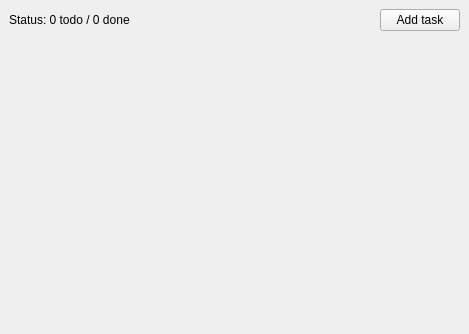
<?xml version="1.0" encoding="UTF-8"?>
<ui version="4.0">
 <class>MainWindow</class>
 <widget class="QMainWindow" name="MainWindow">
  <property name="windowModality">
   <enum>Qt::WindowModality::NonModal</enum>
  </property>
  <property name="geometry">
   <rect>
    <x>0</x>
    <y>0</y>
    <width>469</width>
    <height>334</height>
   </rect>
  </property>
  <property name="sizePolicy">
   <sizepolicy hsizetype="Preferred" vsizetype="Preferred">
    <horstretch>0</horstretch>
    <verstretch>0</verstretch>
   </sizepolicy>
  </property>
  <property name="windowTitle">
   <string>qTodo</string>
  </property>
  <widget class="QWidget" name="centralwidget">
   <layout class="QVBoxLayout" name="verticalLayout">
    <item>
     <layout class="QHBoxLayout" name="toolbarLayout">
      <item>
       <widget class="QLabel" name="statusLabel">
        <property name="text">
         <string>Status: 0 todo / 0 done</string>
        </property>
       </widget>
      </item>
      <item>
       <spacer name="horizontalSpacer">
        <property name="orientation">
         <enum>Qt::Orientation::Horizontal</enum>
        </property>
        <property name="sizeHint" stdset="0">
         <size>
          <width>40</width>
          <height>20</height>
         </size>
        </property>
       </spacer>
      </item>
      <item>
       <widget class="QPushButton" name="addTaskButton">
        <property name="text">
         <string>Add task</string>
        </property>
       </widget>
      </item>
     </layout>
    </item>
    <item>
     <layout class="QVBoxLayout" name="tasksLayout"/>
    </item>
    <item>
     <spacer name="verticalSpacer">
      <property name="orientation">
       <enum>Qt::Orientation::Vertical</enum>
      </property>
      <property name="sizeHint" stdset="0">
       <size>
        <width>20</width>
        <height>40</height>
       </size>
      </property>
     </spacer>
    </item>
   </layout>
  </widget>
 </widget>
 <resources/>
 <connections/>
</ui>
